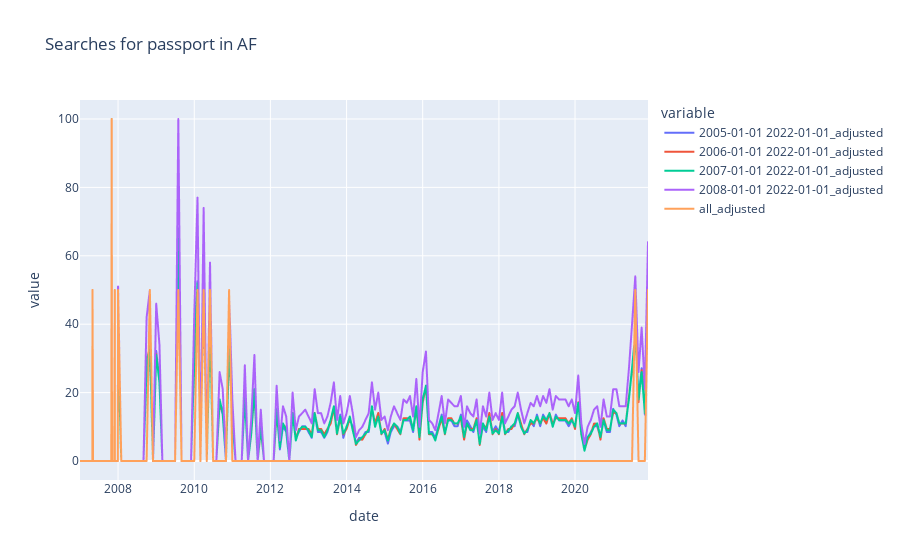
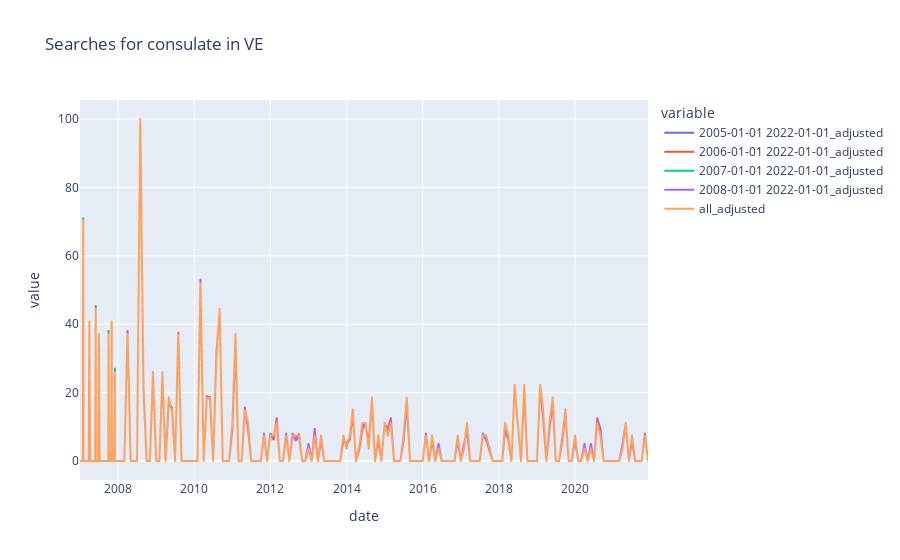

The cell these charts' notebook holds for them, in order:
### Code cell
import plotly.express as px
import ipywidgets as widgets
from IPython.display import display, clear_output
from ipywidgets.embed import embed_minimal_html
# Create dropdown widgets for selecting the country and keyword
country_dropdown = widgets.Dropdown(options=countries, description='Country:')
keyword_dropdown = widgets.Dropdown(options=keywords_list, description='Keyword:')

def update_plots(country, keyword):
    # Clear the output area
    clear_output(wait=True)
    
    country_data = adjusted[(adjusted["country"] == country) & (adjusted["keyword"] == keyword)]
    
    fig = px.line(country_data, x="date", y=list_adjusted_cols, title=f"Searches for {keyword} in {country}")
    fig.show()
# Register the update_plots function as the callback for the dropdown widgets
widgets.interact(update_plots, country=country_dropdown, keyword=keyword_dropdown)

### Figure 1 — Plotly figure (JSON) as saved in the notebook; plotly's stock layout.template omitted (floating-point values rounded to 4 significant figures; data arrays with more than 128 entries replaced by an {"elided": "..."} marker saying what was removed)
{"data": [{"hovertemplate": "variable=2005-01-01 2022-01-01_adjusted<br>date=%{x}<br>value=%{y}<extra></extra>", "legendgroup": "2005-01-01 2022-01-01_adjusted", "line": {"color": "#636efa", "dash": "solid"}, "marker": {"symbol": "circle"}, "mode": "lines", "name": "2005-01-01 2022-01-01_adjusted", "showlegend": true, "type": "scattergl", "x": {"elided": "230 str values"}, "xaxis": "x", "y": {"elided": "230 float values"}, "yaxis": "y"}, {"hovertemplate": "variable=2006-01-01 2022-01-01_adjusted<br>date=%{x}<br>value=%{y}<extra></extra>", "legendgroup": "2006-01-01 2022-01-01_adjusted", "line": {"color": "#EF553B", "dash": "solid"}, "marker": {"symbol": "circle"}, "mode": "lines", "name": "2006-01-01 2022-01-01_adjusted", "showlegend": true, "type": "scattergl", "x": {"elided": "230 str values"}, "xaxis": "x", "y": {"elided": "230 float values"}, "yaxis": "y"}, {"hovertemplate": "variable=2007-01-01 2022-01-01_adjusted<br>date=%{x}<br>value=%{y}<extra></extra>", "legendgroup": "2007-01-01 2022-01-01_adjusted", "line": {"color": "#00cc96", "dash": "solid"}, "marker": {"symbol": "circle"}, "mode": "lines", "name": "2007-01-01 2022-01-01_adjusted", "showlegend": true, "type": "scattergl", "x": {"elided": "230 str values"}, "xaxis": "x", "y": {"elided": "230 int values"}, "yaxis": "y"}, {"hovertemplate": "variable=2008-01-01 2022-01-01_adjusted<br>date=%{x}<br>value=%{y}<extra></extra>", "legendgroup": "2008-01-01 2022-01-01_adjusted", "line": {"color": "#ab63fa", "dash": "solid"}, "marker": {"symbol": "circle"}, "mode": "lines", "name": "2008-01-01 2022-01-01_adjusted", "showlegend": true, "type": "scattergl", "x": {"elided": "230 str values"}, "xaxis": "x", "y": {"elided": "230 int values"}, "yaxis": "y"}, {"hovertemplate": "variable=all_adjusted<br>date=%{x}<br>value=%{y}<extra></extra>", "legendgroup": "all_adjusted", "line": {"color": "#FFA15A", "dash": "solid"}, "marker": {"symbol": "circle"}, "mode": "lines", "name": "all_adjusted", "showlegend": true, "type": "scattergl", "x": {"elided": "230 str values"}, "xaxis": "x", "y": {"elided": "230 int values"}, "yaxis": "y"}], "layout": {"legend": {"title": {"text": "variable"}, "tracegroupgap": 0}, "title": {"text": "Searches for passport in AF"}, "xaxis": {"anchor": "y", "domain": [0, 1], "title": {"text": "date"}}, "yaxis": {"anchor": "x", "domain": [0, 1], "title": {"text": "value"}}}}

### Figure 2 — Plotly figure (JSON) as saved in the notebook; plotly's stock layout.template omitted (floating-point values rounded to 4 significant figures; data arrays with more than 128 entries replaced by an {"elided": "..."} marker saying what was removed)
{"data": [{"hovertemplate": "variable=2005-01-01 2022-01-01_adjusted<br>date=%{x}<br>value=%{y}<extra></extra>", "legendgroup": "2005-01-01 2022-01-01_adjusted", "line": {"color": "#636efa", "dash": "solid"}, "marker": {"symbol": "circle"}, "mode": "lines", "name": "2005-01-01 2022-01-01_adjusted", "showlegend": true, "type": "scattergl", "x": {"elided": "230 str values"}, "xaxis": "x", "y": {"elided": "230 float values"}, "yaxis": "y"}, {"hovertemplate": "variable=2006-01-01 2022-01-01_adjusted<br>date=%{x}<br>value=%{y}<extra></extra>", "legendgroup": "2006-01-01 2022-01-01_adjusted", "line": {"color": "#EF553B", "dash": "solid"}, "marker": {"symbol": "circle"}, "mode": "lines", "name": "2006-01-01 2022-01-01_adjusted", "showlegend": true, "type": "scattergl", "x": {"elided": "230 str values"}, "xaxis": "x", "y": {"elided": "230 float values"}, "yaxis": "y"}, {"hovertemplate": "variable=2007-01-01 2022-01-01_adjusted<br>date=%{x}<br>value=%{y}<extra></extra>", "legendgroup": "2007-01-01 2022-01-01_adjusted", "line": {"color": "#00cc96", "dash": "solid"}, "marker": {"symbol": "circle"}, "mode": "lines", "name": "2007-01-01 2022-01-01_adjusted", "showlegend": true, "type": "scattergl", "x": {"elided": "230 str values"}, "xaxis": "x", "y": {"elided": "230 int values"}, "yaxis": "y"}, {"hovertemplate": "variable=2008-01-01 2022-01-01_adjusted<br>date=%{x}<br>value=%{y}<extra></extra>", "legendgroup": "2008-01-01 2022-01-01_adjusted", "line": {"color": "#ab63fa", "dash": "solid"}, "marker": {"symbol": "circle"}, "mode": "lines", "name": "2008-01-01 2022-01-01_adjusted", "showlegend": true, "type": "scattergl", "x": {"elided": "230 str values"}, "xaxis": "x", "y": {"elided": "230 int values"}, "yaxis": "y"}, {"hovertemplate": "variable=all_adjusted<br>date=%{x}<br>value=%{y}<extra></extra>", "legendgroup": "all_adjusted", "line": {"color": "#FFA15A", "dash": "solid"}, "marker": {"symbol": "circle"}, "mode": "lines", "name": "all_adjusted", "showlegend": true, "type": "scattergl", "x": {"elided": "230 str values"}, "xaxis": "x", "y": {"elided": "230 float values"}, "yaxis": "y"}], "layout": {"legend": {"title": {"text": "variable"}, "tracegroupgap": 0}, "title": {"text": "Searches for consulate in VE"}, "xaxis": {"anchor": "y", "domain": [0, 1], "title": {"text": "date"}}, "yaxis": {"anchor": "x", "domain": [0, 1], "title": {"text": "value"}}}}
